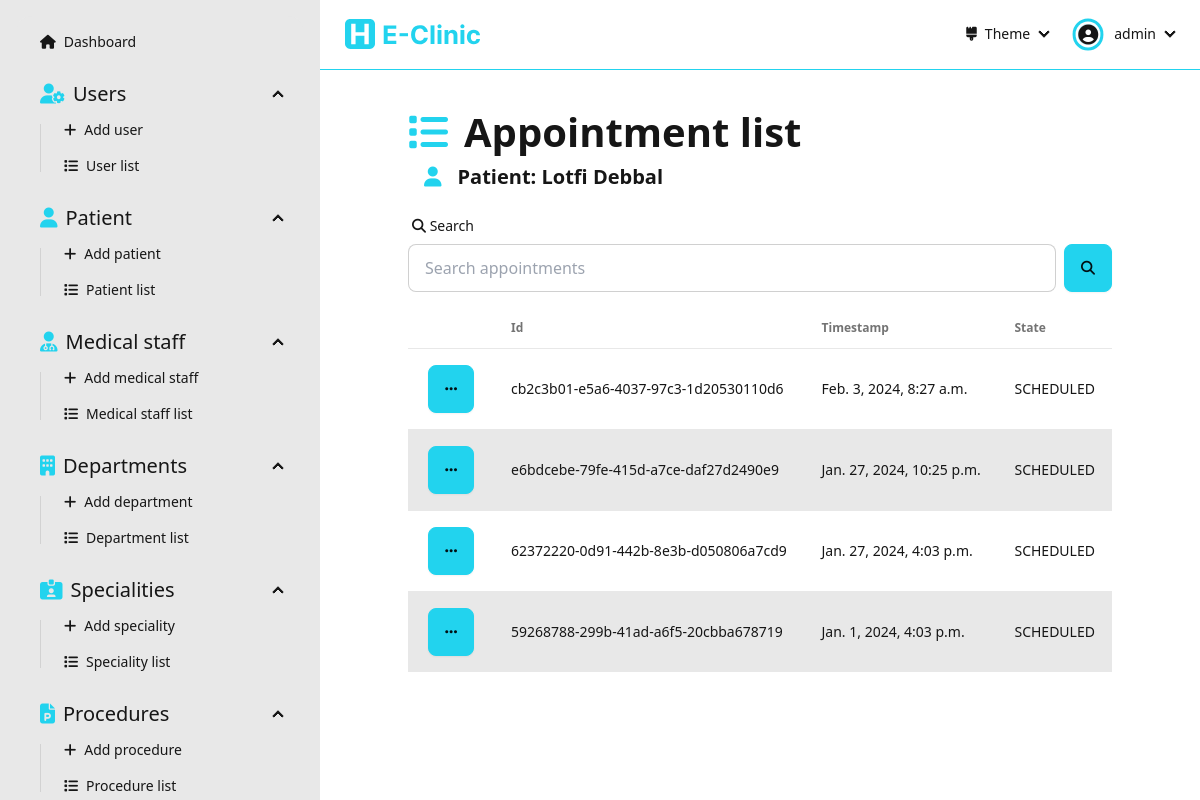
The app's page /dashboard/appointments/patient/c3272855034644bb89a166c7f9be3ed9/ (signed in), older data.
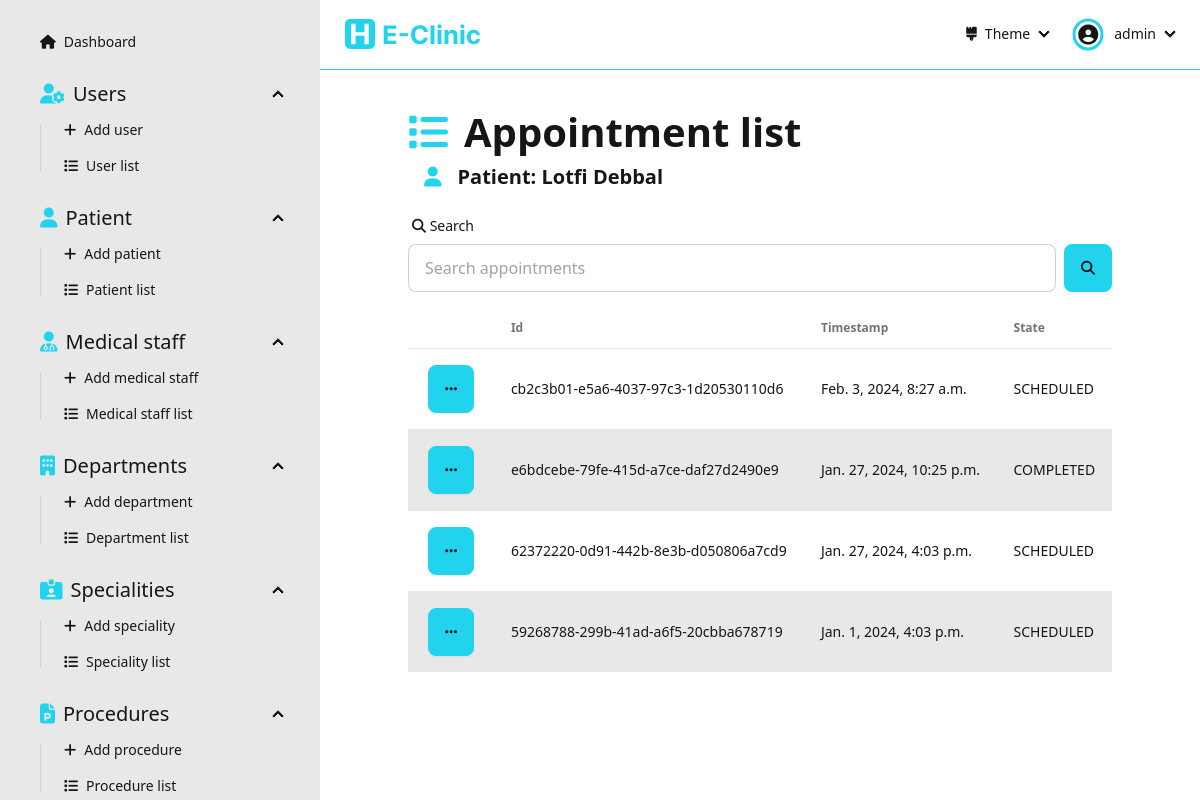
The same page, newer data.
### Dashboard/models.py (models this page shows)
class Appointment(models.Model):
  id = models.UUIDField(primary_key=True, default=uuid.uuid4, editable=False)
  patient = models.ForeignKey('Patient', on_delete=models.CASCADE)
  timestamp = models.DateTimeField(null=False)
  state = models.CharField(max_length=15, choices=AppointmentState.choices, default=AppointmentState.SCHEDULED, blank=True)
  createdAt = models.DateTimeField(auto_now_add=True)
  updatedAt = models.DateTimeField(auto_now=True)

### Dashboard/views/appointement.py (the view)
# urls.py: path('dashboard/appointments/patient/<str:patientId>/', appointement.appointmentListPatient, name='appointment-list-patient'),
@login_required(login_url='sign-in')
def appointmentListPatient(request: HttpRequest, patientId: str):
  patient = get_object_or_404(Patient, id=patientId)
  form = SearchForm(request.GET)
  appointments = []
  if form.is_valid():
    search = form.cleaned_data['search']
    appointments = Appointment.objects.filter(
      Q(id__icontains=search) |
      Q(timestamp__icontains=search) |
      Q(state__icontains=search),
      patient=patient,
    ).order_by('-timestamp')
  else:
    appointments = Appointment.objects.filter(
      patient=patient,
    ).order_by('-timestamp')
  context = { 'appointments': appointments, 'form': form, 'patient': patient }
  return render(request, 'pages/appointment/appointment-list-patient.html', context=context)

### Dashboard/forms.py
class SearchForm(forms.Form):
  search  = forms.CharField(required=False)

### Dashboard/templates/pages/appointment/appointment-list-patient.html (shortened to what this page needs)
{% extends "layouts/dashboard.html" %}
{% load static %}
{% load widget_tweaks %}
{% block dashboard_content %}
  <div class="flex flex-1 flex-col items-center pb-[5rem]">
    <div class="flex flex-1 flex-col max-w-[90%] lg:max-w-[80%] justify-start w-full">
      <div class="text-[30pt] font-bold"><i class="fas fa-list text-primary mr-[1rem]"></i>Appointment list</div>
      <div class="text-[15pt] font-semibold ml-[1rem] mb-[1rem]"><i class="fas fa-user text-primary mr-[1rem]"></i>Patient: {{patient.firstName}} {{patient.lastName}}</div>
      <form action="" method="get" class="mb-[1rem]">
        <label class="form-control w-full">
          <div class="label">
            <span class="label-text"><i class="fas fa-search"></i> Search</span>
          </div>
          <div class="flex">
            {% render_field form.search placeholder="Search appointments" type="text" class+="input input-bordered w-full" %}
            <button class="btn btn-primary ml-[0.5rem]"><i class="fas fa-search"></i></button>
          </div>
        </label>
      </form>
      {% if appointments.count > 0 %}
      <div class="overflow-x-auto flex-1 flex items-start">
        <table class="table table-pin-rows table-pin-cols table-zebra">
          <thead>
            <tr>
              <td></td>
              <td>Id</td>
              <td>Timestamp</td>
              <td>State</td>
            </tr>
          </thead>
          <tbody>
            {% for appointment in appointments %}
              <tr>
                <td>
                  <div class="dropdown">
                    <div tabindex="0" role="button" class="btn btn-primary m-1"><i class="fas fa-ellipsis"></i></div>
                  </div>
                </td>
                <td>{{appointment.id}}</td>
                <td>{{appointment.timestamp}}</td>
                <td>{{appointment.state}}</td>
              </tr>
            {% endfor %}
          </tbody>
        </table>
      </div>
      {% else %}
        <div class="flex flex-1 flex-col justify-center items-center h-full w-full">
          <img class="h-[30%]" src="{% static "assets/empty-list.svg" %}" alt="empty-list">
          <div class="text-[20pt]">The list is empty</div>
        </div>
      {% endif %}
    </div>
  </div>
{% endblock dashboard_content %}

Row changes from the older to the newer data that the page shows:
changed Appointment "e6bdcebe-79fe-415d-a7ce-daf27d2490e9": state "SCHEDULED" → "COMPLETED"
